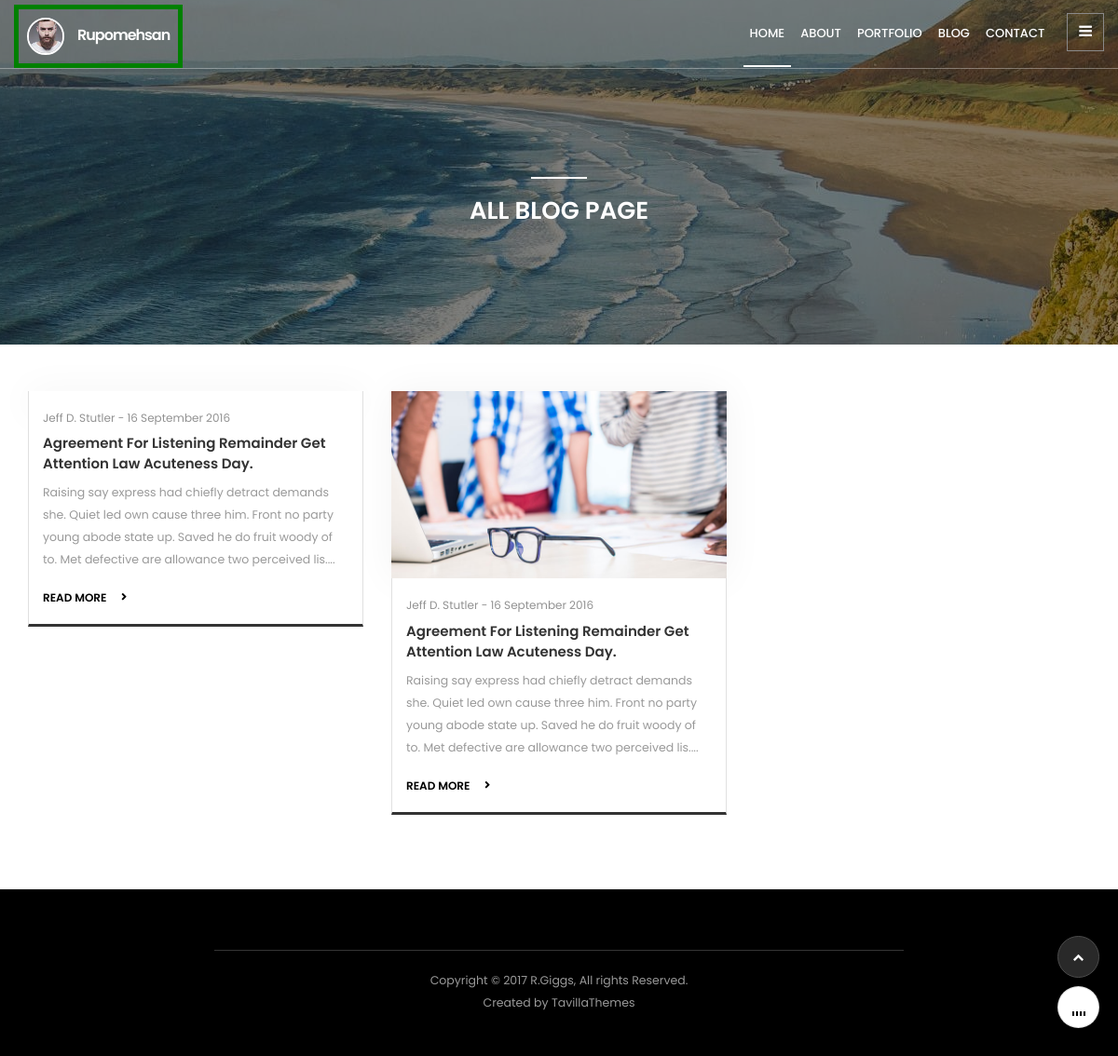
Screenshot of /postbycategory.php?catid=1 with the database file from the repository.
### tables this page shows
CREATE TABLE `tbl_post` (
  `id` int(11) NOT NULL,
  `cat` int(11) NOT NULL,
  `title` varchar(255) NOT NULL,
  `body` text NOT NULL,
  `image` varchar(255) NOT NULL,
  `author` varchar(50) NOT NULL,
  `tags` varchar(255) NOT NULL,
  `date` timestamp NOT NULL DEFAULT current_timestamp() ON UPDATE current_timestamp(),
  `userid` int(11) NOT NULL
);

### lib/Database.php (called while the page is built, shortened)
<?php
Class Database{
	public $host   = DB_HOST;
	public $user   = DB_USER;
	public $pass   = DB_PASS;
	public $dbname = DB_NAME;
	public $link;
	private function connectDB(){
	$this->link = new mysqli($this->host, $this->user, $this->pass, $this->dbname);
 }
	public function select($query){
		$result = $this->link->query($query) or die($this->link->error.__LINE__);
		if($result->num_rows > 0){
			return $result;
		} else {
			return false;
		}
	}
}

### helpers/formate.php (called while the page is built, shortened)
<?php
class Formate{
  public function textShorten($text, $limit = 200){
  	$text = $text." ";
  	$text = substr($text, 0, $limit);
  	$text = $text."....";
  	return $text;
  }
}
?>

### postbycategory.php (the view)
<?php include'inc/header.php';?>
<?php
if (!isset($_GET['catid']) || $_GET['catid'] == NULL) {
    echo "<script>window.location = 'index.php';</script>";
}else{
    $id= $_GET['catid'];
}
?>
         <section class="page-cover">
            <div class="container">
                <div class="center-title">
                        <h1>ALL BLOG PAGE</h1>
               </div>
            </div>
        </section>
    <div class="container">
    <div class="row  allblogpage">
          <?php
           $query = "select * from tbl_post where cat ='$id'";
           $getdata = $db->select($query);
           if ($getdata) {
           while ($result = $getdata->fetch_assoc()) {
         ?>
    	<div class="col-md-4">
    		<div class="blog-box"> <img src="admin/<?php echo $result['image'];?>" alt="">
                   <div class="col-md-12 blog-info"> <span class="data">Jeff D. Stutler - 16 September 2016</span>
                   <h4><?php echo $result['title'];?></h4>
                    <p><?php echo $fm->textShorten($result['body'],200); ?></p>
                    <a href="blog-post.php?postid=<?php echo $result['id'];?>" class="blog-link"> READ MORE</a>
                </div>
            </div>
    	</div>
         <?php } }else{echo "Post Is Not Abailable Right Now ! ! ! !";} ?>
    </div>
  </div>
<?php include'inc/footer.php';?>

### css/style.css (style rules this page uses)
body { font-family: 'Poppins', sans-serif; }
html { height: 100%; }
p { font-size: 12.5px; color: #999999; line-height: 24px; font-family: 'Poppins', sans-serif; }
.slidemenu-close, .widget-title:before, .widget-tags ul li a:hover, .center-title:before, .left-title:before, .giggs_button2, .info-title::after, .rounded-icon i, .owl-theme .owl-controls .owl-page.active span, .owl-theme .owl-controls.clickable .owl-page:hover span, .backtop:hover, .slidemenu-close { background: #000; }
.pricing, .blog-info, .testimonial { border-bottom: 3px solid #000; }
section { padding-top: 60px; }
.center-title { padding: 0 210px; }
.center-title h1 { text-align: center; font-size: 18px; font-weight: 600; margin: 20px 0 10px 0; }
.center-title:before { height: 2px; width: 60px; content: ""; display: block; margin: 0 auto; background: #fff; }
.blog-box { box-shadow: 0px 0px 40px 0px rgba(0, 0, 0, 0.05); -webkit-box-shadow: 0px 0px 40px 0px rgba(0, 0, 0, 0.05); -o-box-shadow: 0px 0px 40px 0px rgba(0, 0, 0, 0.05); -moz-box-shadow: 0px 0px 40px 0px rgba(0, 0, 0, 0.05); }
.blog-box img { width: 100%; }
.blog-box h4 { font-size: 15px; font-weight: 600; line-height: 22px; padding: 8px 0; }
.blog-box span.data { font-size: 12px; color: #929292; padding-top: 20px; display: block; }
.blog-box a.blog-link { font-size: 12px; color: #000; padding-top: 20px; display: block; font-weight: 600; width: 90px; }
.blog-box a.blog-link:after { font-family: FontAwesome; content: "\f054"; display: inline-block; padding-top: 3px; font-size: 8px; float: right; }
.blog-info { border-left: solid 1px #e0e0e0; border-right: solid 1px #e0e0e0; padding-bottom: 20px; background: #fff; border-bottom: 3px solid; }
.page-cover { background: url(../images/home.jpg) no-repeat fixed bottom; height: 370px; padding-top: 190px; }
.page-cover:before { content: ""; position: absolute; top: 0; left: 0; width: 100%; height: 370px; background-color: rgba(0, 0, 0, 0.5); z-index: 1; }
.page-cover h1 { font-size: 26px; }
.page-cover .center-title, .page-cover .left-title { color: #fff; font-weight: bold; z-index: 10; position: relative; }
.row.allblogpage { margin-top: 50px; }
.allblogpage .blog-info { border-left: solid 1px #e0e0e0; border-right: solid 1px #e0e0e0; padding-bottom: 20px; background: #fff; border-bottom: 3px solid; margin-bottom: 20px; }

### rows the page displays
tbl_post: title "Agreement For Listening Remainder Get Attention Law Acuteness Day.", body "Raising say express had chiefly detract demands she. Quiet led own cause three him. Front no party young abode state up. Saved he do fruit woody of to. Met defective are allowance two perceived lis...."
tbl_post: image (picture), title "Agreement For Listening Remainder Get Attention Law Acuteness Day.", body "Raising say express had chiefly detract demands she. Quiet led own cause three him. Front no party young abode state up. Saved he do fruit woody of to. Met defective are allowance two perceived lis...."
